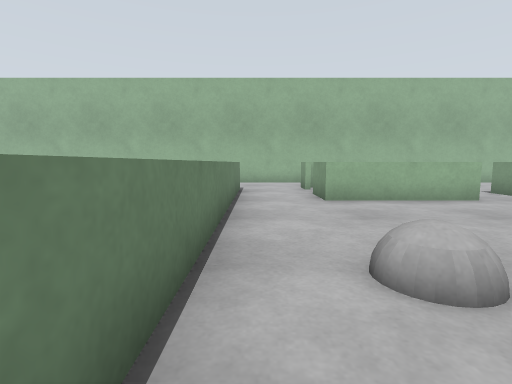
[1] (above)

21 first-person views from a walk through a robot-simulator world made for Gazebo. The camera is 0.49 m above the floor, tilts 6° down and sees 85° across. The floor is counted in squares, 0.5 m on a side. Each view is taken from the middle of a square. On the plan, view 1 faces up. The plan holds only what a view shows up to about 11 squares ahead; the rest is blank. The place goes on beyond the plan.

[2]
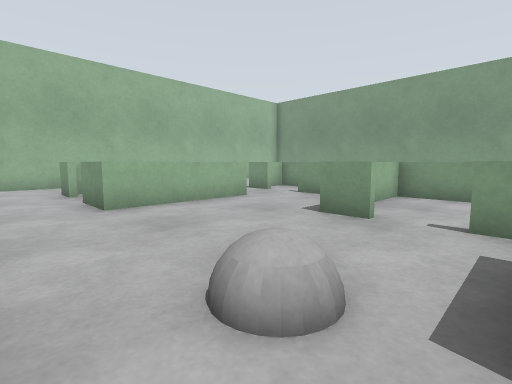

[3]
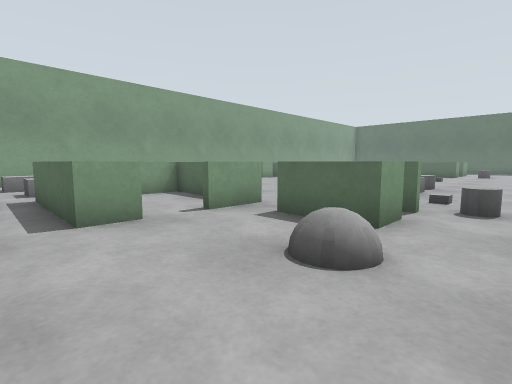

[4]
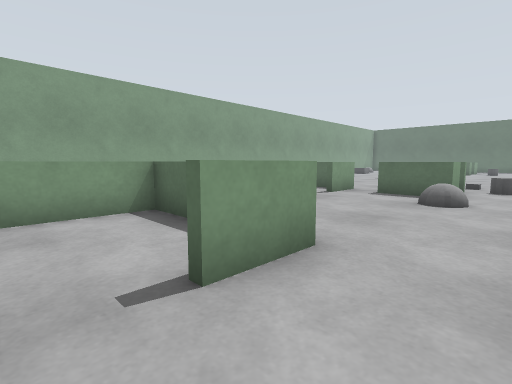

[5]
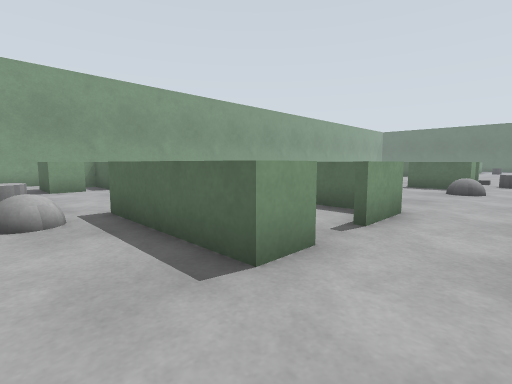

[6]
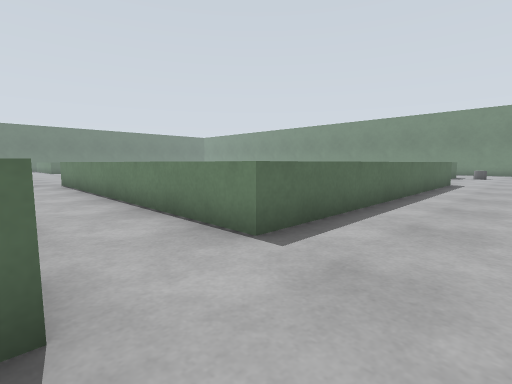

[7]
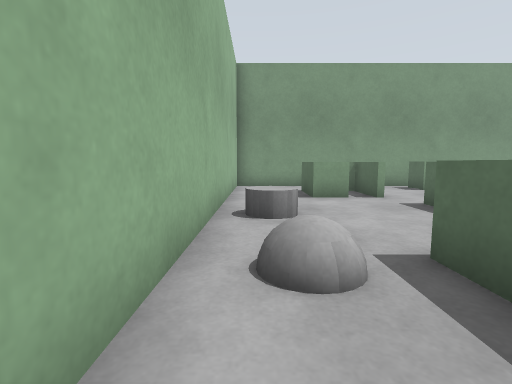

[8]
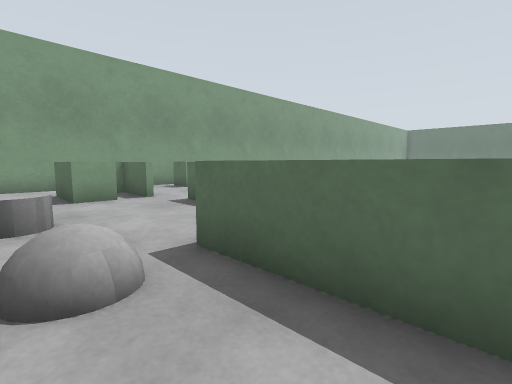

[9]
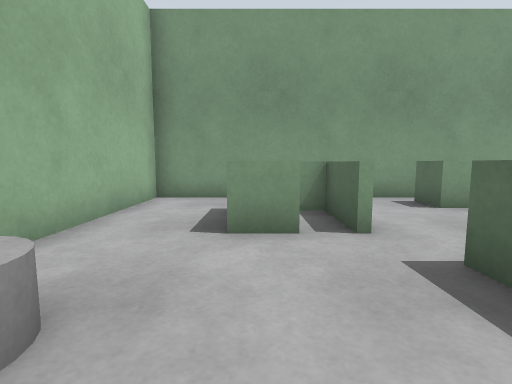

[10]
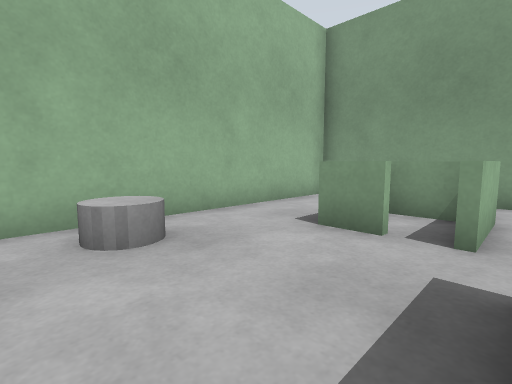

[11]
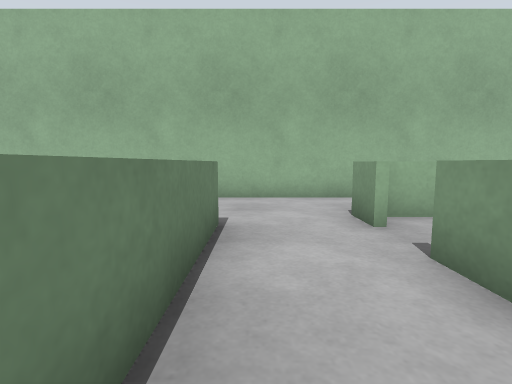

[12]
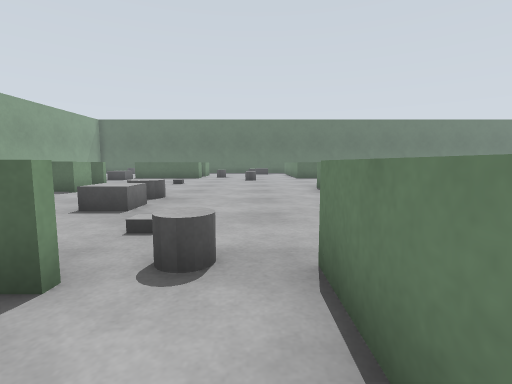

[13]
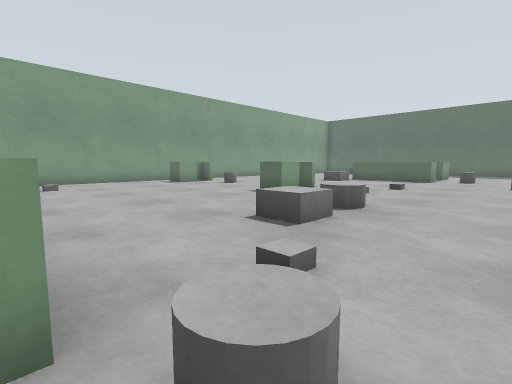

[14]
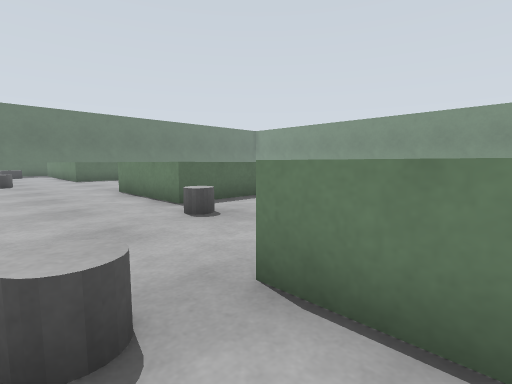

[15]
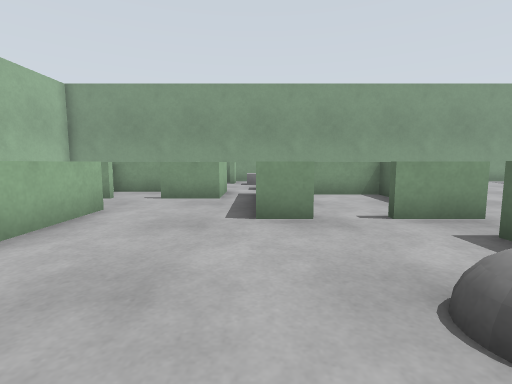

[16]
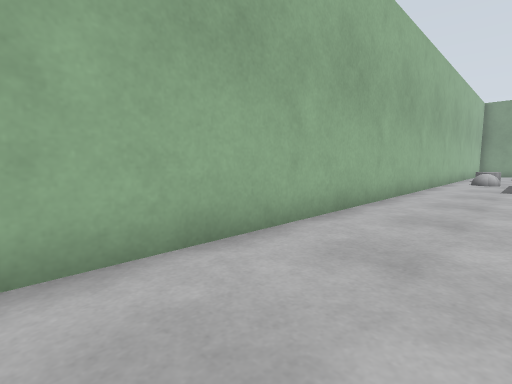

[17]
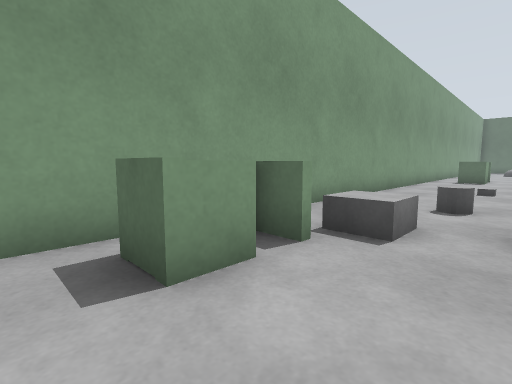

[18]
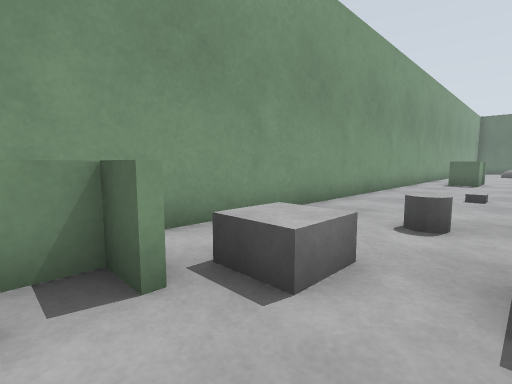

[19]
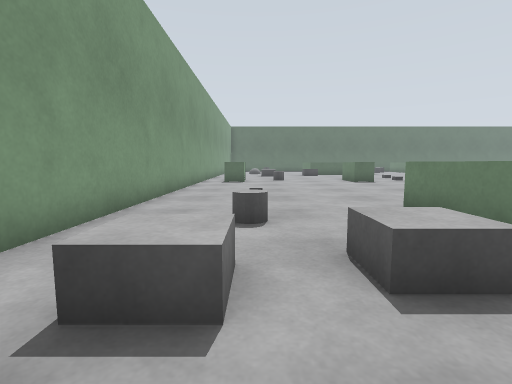

[20]
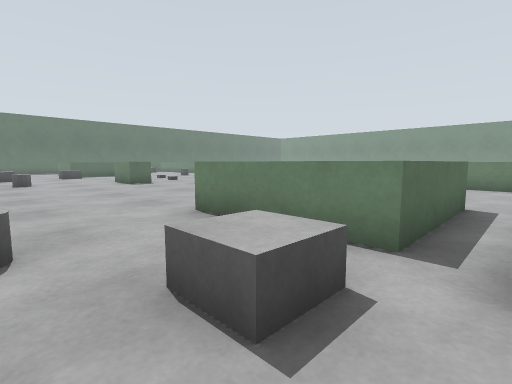

[21]
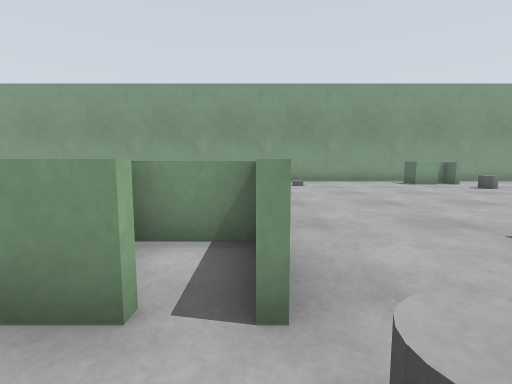

### Floor plan
Key: @ floor where view 1 was taken; # wall or solid block; x gap in a wall; . floor; B grey ball; T thing the floor can be seen under or through; G grey box; C grey cylinder; O other object.
Columns run from 10 left of view 1 to 15 right of it. Each row starts with its distance up from view 1.
 14 ##########################
 13 ...............BB.CC.....#
 12 ...............BB.C......#
 11 ............#####....###.#
 10 ##########..x...#....TT#.#
  9          #..x...#.#TTTT..#
  8          #..# ..#.# T....#
  7          #..#####.###..###
  6          #........#  ..##
  5          #........TT ..###
  4          #.....##TT#GGGG.#
  3          #.BB..# ..#GGGG.#
  2          #.BB......#..C..#
  1          #..##.# ..#..C..#
  0          #@.# TT ###.....#
 -1          #.C# T..........#
 -2          #CC.............#
 -3         .................#
 -4        .C................#
 -5       ..C....GG..........#
 -6      ####....C...........#
 -7         #....CC.........
 -8         #.....  ##.....
 -9         #.....  ## ...
-10         #...... ##  CC
-11         .......
-12         .......
-13          .....
-14           O..
-15           OO

Positions as (right, up) in squares from view 1, and headings:
1: (0, 0), facing up
2: (0, 1), facing up-right
3: (0, 5), facing down-right
4: (0, 10), facing down-right
5: (0, 13), facing down-right
6: (2, 13), facing down-left
7: (3, 13), facing right
8: (3, 13), facing down-right
9: (7, 11), facing right
10: (7, 9), facing up-right
11: (0, 6), facing up
12: (0, 1), facing down
13: (0, -1), facing down-right
14: (1, 0), facing down-left
15: (0, 4), facing right
16: (-10, 11), facing up-right
17: (11, 8), facing down-right
18: (11, 6), facing down-right
19: (12, 6), facing down
20: (12, 5), facing down-left
21: (0, -1), facing right
